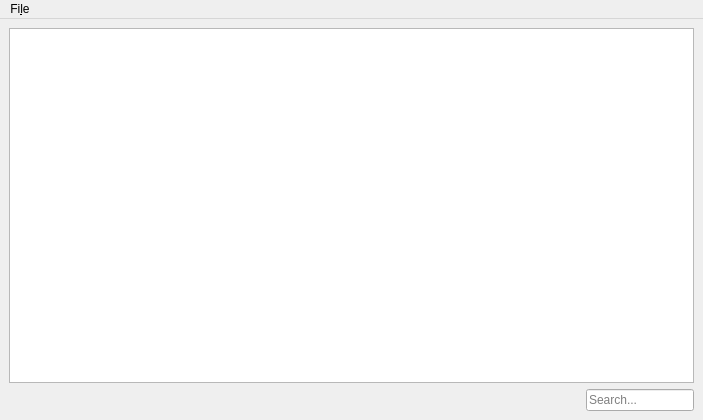
<?xml version="1.0" encoding="UTF-8"?>
<ui version="4.0">
 <class>MainWindow</class>
 <widget class="QMainWindow" name="MainWindow">
  <property name="geometry">
   <rect>
    <x>0</x>
    <y>0</y>
    <width>703</width>
    <height>420</height>
   </rect>
  </property>
  <property name="windowTitle">
   <string>TrafficToll</string>
  </property>
  <widget class="QWidget" name="centralwidget">
   <layout class="QVBoxLayout" name="verticalLayout_2">
    <item>
     <layout class="QVBoxLayout" name="verticalLayout">
      <item>
       <widget class="QTreeView" name="processes"/>
      </item>
      <item>
       <layout class="QHBoxLayout" name="horizontalLayout" stretch="1,0">
        <item>
         <spacer name="horizontalSpacer">
          <property name="orientation">
           <enum>Qt::Horizontal</enum>
          </property>
          <property name="sizeHint" stdset="0">
           <size>
            <width>40</width>
            <height>20</height>
           </size>
          </property>
         </spacer>
        </item>
        <item>
         <widget class="QLineEdit" name="search">
          <property name="placeholderText">
           <string>Search...</string>
          </property>
         </widget>
        </item>
       </layout>
      </item>
     </layout>
    </item>
   </layout>
  </widget>
  <widget class="QMenuBar" name="menubar">
   <property name="geometry">
    <rect>
     <x>0</x>
     <y>0</y>
     <width>703</width>
     <height>28</height>
    </rect>
   </property>
   <widget class="QMenu" name="menuFile">
    <property name="title">
     <string>Fi&amp;le</string>
    </property>
    <addaction name="actionExit"/>
   </widget>
   <addaction name="menuFile"/>
  </widget>
  <action name="actionExit">
   <property name="text">
    <string>Exit</string>
   </property>
  </action>
 </widget>
 <resources/>
 <connections/>
</ui>
